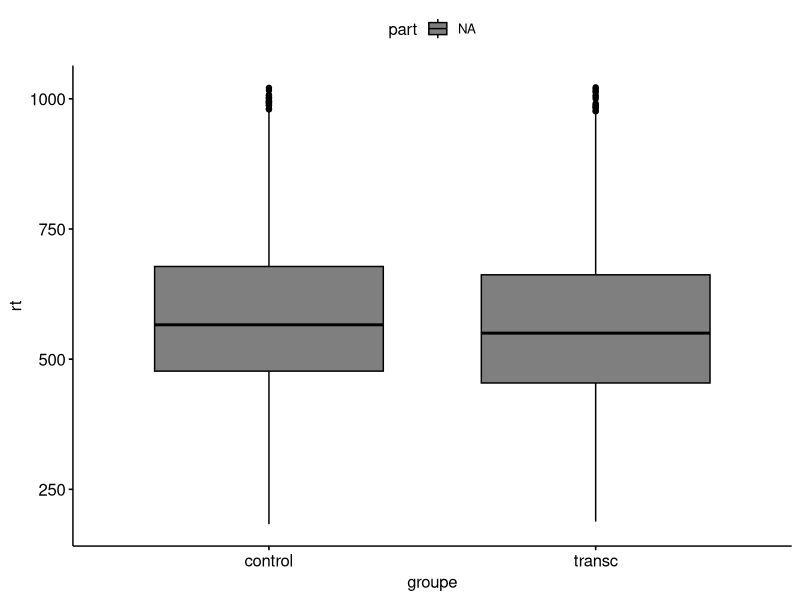
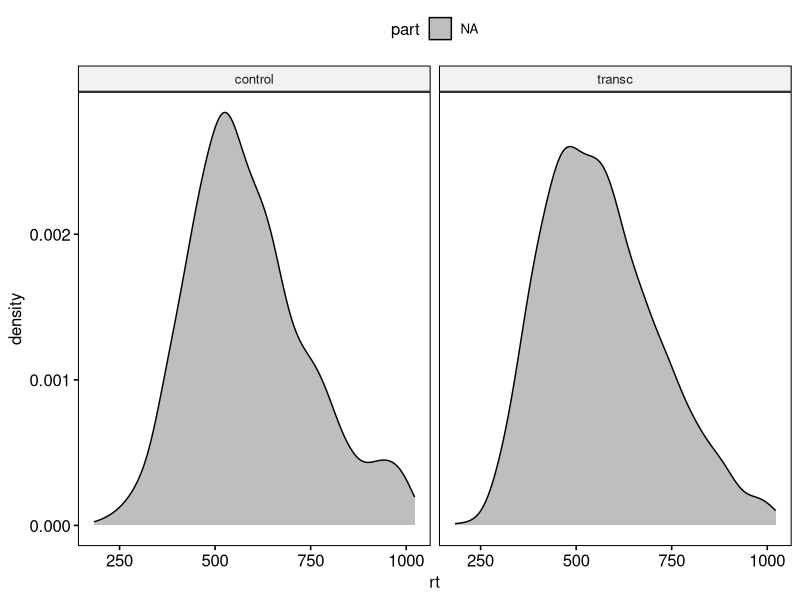
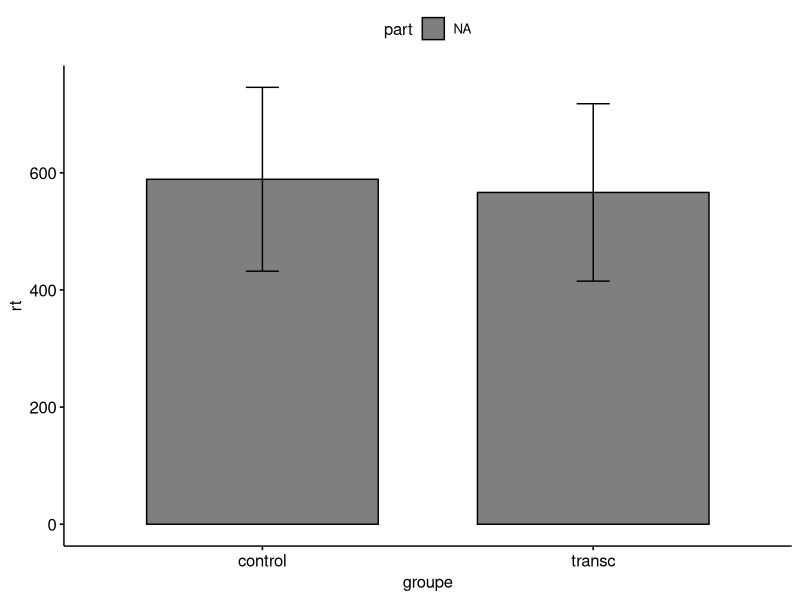
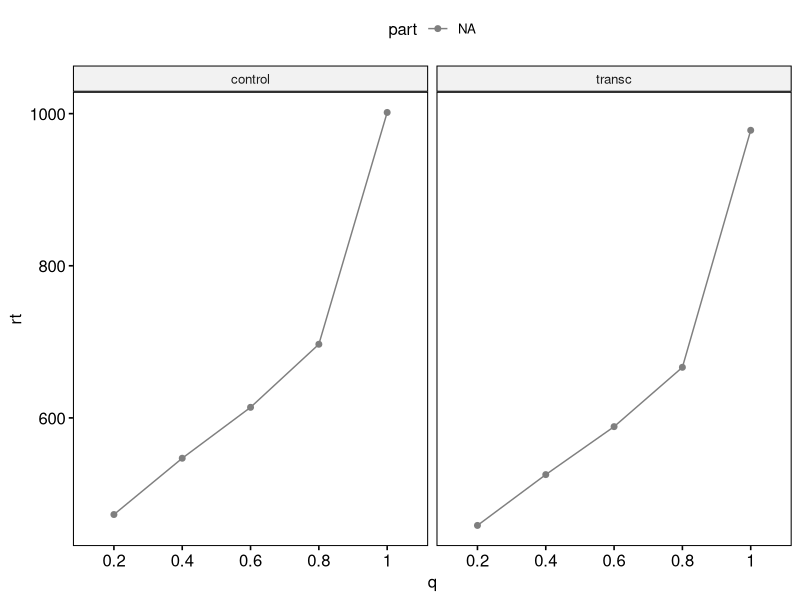
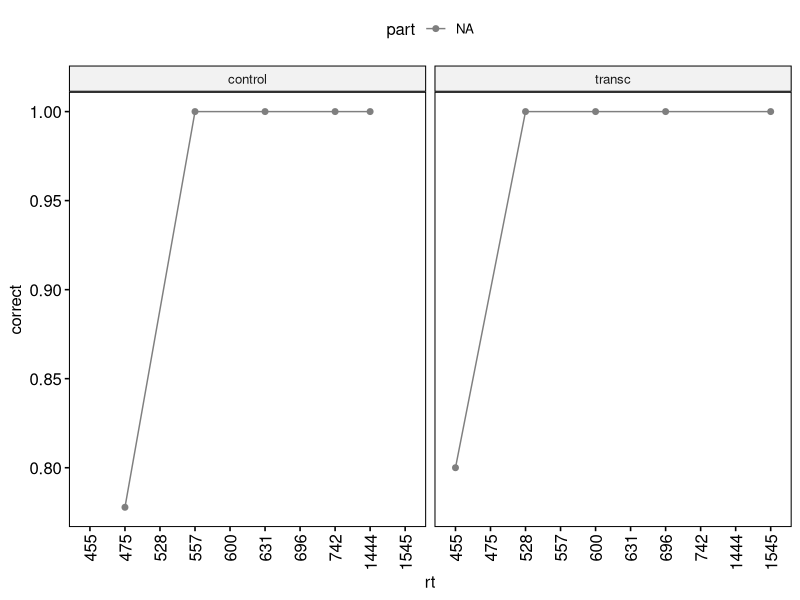

These figures' R source, in order:
## ---- chunk 1
library(tidyverse)
library(ggpubr)
library(rstatix)
library(xtable)

nback <- read.csv2("data/nback.csv", sep = ",", fileEncoding="UTF-8-BOM")
nback$groupe <- as.factor(nback$groupe)
nback$subject_id <- as.factor(nback$subject_id)
nback$part <- factor(nback$part, levels = c("2_back_pre", "2_back_post"))
nback$id_2_back <- as.factor(nback$id_2_back)
nback$trial_id <- as.factor(nback$trial_id)
nback$rt <- as.numeric(nback$rt)

nback[is.na(nback)] <- 0

nback_correct <- nback %>%
  filter(Target == 1 | Non.target == 1) %>%
  select(-False.alarm, -Mismatch, -No.input)

out_rt <- boxplot.stats(nback_correct$rt)$out
nback_correct <- nback_correct %>%
  filter(!rt %in% out_rt)

nback_correct %>%
  group_by(groupe, part) %>%
  get_summary_stats(rt)

## ---- chunk 2

ggboxplot(nback_correct, x = "groupe", y = "rt", fill = "part")

## ---- chunk 3
ggdensity(nback_correct, x = "rt", fill = "part", facet.by = "groupe")
## ---- chunk 4
ggbarplot(nback_correct, x = "groupe", y = "rt", fill = "part", position = position_dodge(0.8), add = "mean_sd")
## ---- chunk 5
nback_quant <- nback_correct %>%
  group_by(groupe, subject_id, part) %>%
  summarise(rt = quantile(rt, c(0.2, 0.4, 0.6, 0.8, 1)), q = c(0.2, 0.4, 0.6, 0.8, 1))
nback_quant
## ---- chunk 6
nback_vincent <- nback_quant %>%
  group_by(groupe, part, q) %>%
  summarise(rt = mean(rt))
nback_vincent
## ---- chunk 7
ggline(nback_vincent, x = "q", y = "rt", color = "part", facet.by = "groupe")
## ---- chunk 8
nback_caf <- nback %>%
  filter(No.input == 0) %>%
  group_by(groupe, subject_id, part) %>%
  summarise(q = c(0.2, 0.4, 0.6, 0.8, 1),
            rt = quantile(rt, c(0.2, 0.4, 0.6, 0.8, 1)), 
            correct = quantile(Score, c(0.2, 0.4, 0.6, 0.8, 1)))

nback_caf <- nback_caf %>%
  group_by(groupe, part, q) %>%
  summarise(correct = mean(correct), rt = mean(rt))

nback_caf$rt <- round(nback_caf$rt)

ggline(nback_caf, x = "rt", y = "correct", color = "part", facet.by = "groupe") +
  rotate_x_text()

## ---- chunk 9

